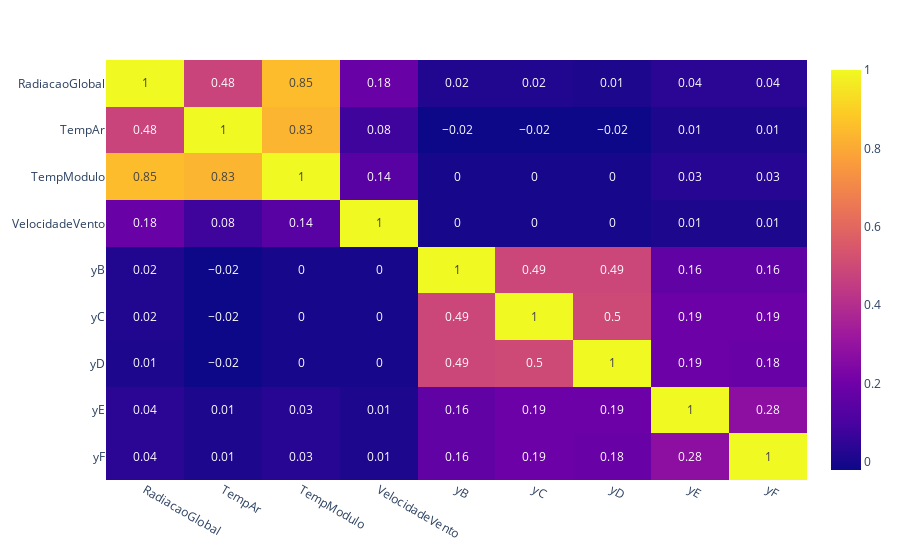

Notebook cell for this chart:
### Markdown cell above
# Verificar correlation entre as variáveis

### Code cell
# Correlation
df_corr = df[['RadiacaoGlobal', 'TempAr', 'TempModulo',
       'VelocidadeVento', 'yB', 'yC', 'yD', 'yE', 'yF']].corr().round(2)
fig = px.imshow(df_corr, text_auto=True, aspect="auto")
fig.show()

### Figure 1 — Plotly figure (JSON) as saved in the notebook; plotly's stock layout.template omitted (floating-point values rounded to 4 significant figures)
{"data": [{"coloraxis": "coloraxis", "hovertemplate": "x: %{x}<br>y: %{y}<br>color: %{z}<extra></extra>", "name": "0", "texttemplate": "%{z}", "type": "heatmap", "x": ["RadiacaoGlobal", "TempAr", "TempModulo", "VelocidadeVento", "yB", "yC", "yD", "yE", "yF"], "xaxis": "x", "y": ["RadiacaoGlobal", "TempAr", "TempModulo", "VelocidadeVento", "yB", "yC", "yD", "yE", "yF"], "yaxis": "y", "z": [[1, 0.48, 0.85, 0.18, 0.02, 0.02, 0.01, 0.04, 0.04], [0.48, 1, 0.83, 0.08, -0.02, -0.02, -0.02, 0.01, 0.01], [0.85, 0.83, 1, 0.14, 0, 0, 0, 0.03, 0.03], [0.18, 0.08, 0.14, 1, 0, 0, 0, 0.01, 0.01], [0.02, -0.02, 0, 0, 1, 0.49, 0.49, 0.16, 0.16], [0.02, -0.02, 0, 0, 0.49, 1, 0.5, 0.19, 0.19], [0.01, -0.02, 0, 0, 0.49, 0.5, 1, 0.19, 0.18], [0.04, 0.01, 0.03, 0.01, 0.16, 0.19, 0.19, 1, 0.28], [0.04, 0.01, 0.03, 0.01, 0.16, 0.19, 0.18, 0.28, 1]]}], "layout": {"coloraxis": {"colorscale": [[0, "#0d0887"], [0.1111, "#46039f"], [0.2222, "#7201a8"], [0.3333, "#9c179e"], [0.4444, "#bd3786"], [0.5556, "#d8576b"], [0.6667, "#ed7953"], [0.7778, "#fb9f3a"], [0.8889, "#fdca26"], [1, "#f0f921"]]}, "margin": {"t": 60}, "xaxis": {"anchor": "y", "domain": [0, 1]}, "yaxis": {"anchor": "x", "autorange": "reversed", "domain": [0, 1]}}}
